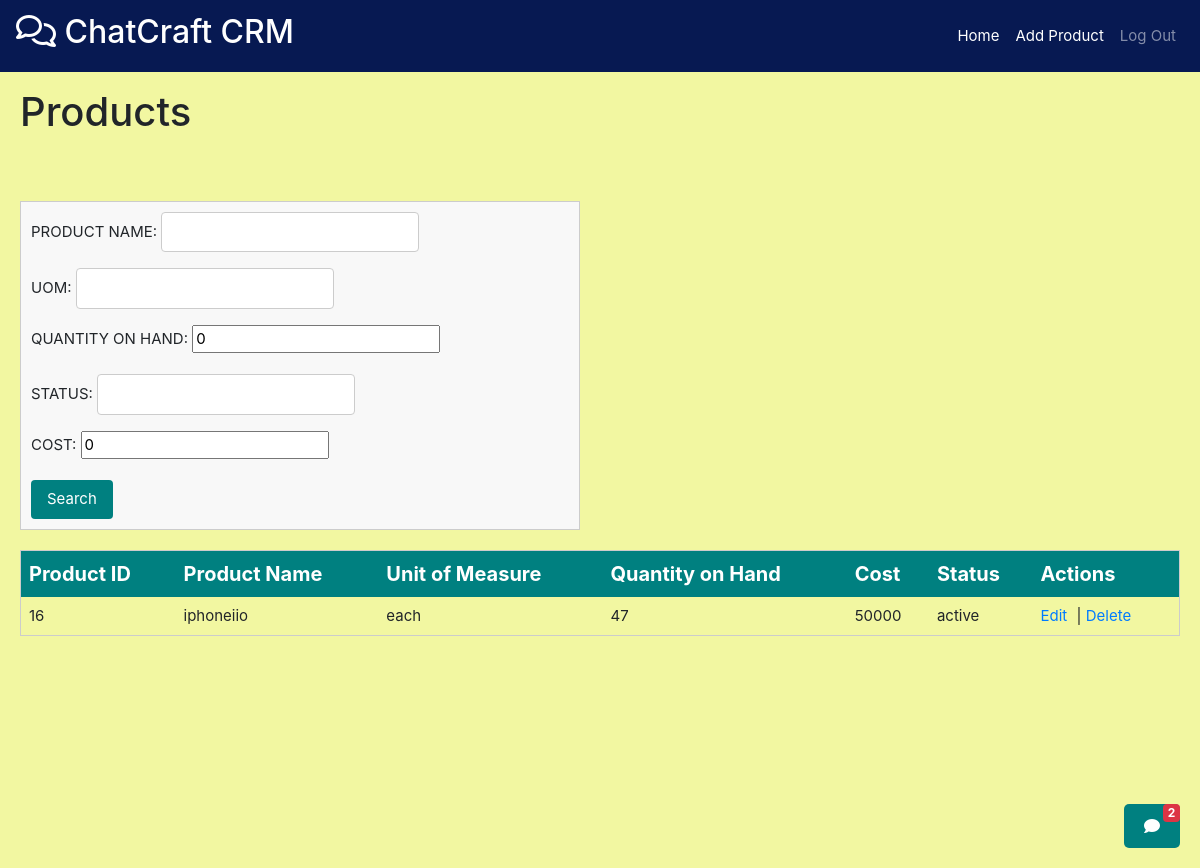
The app's page /products/get/ (signed in) with its own data.
### products/models.py (models this page shows, shortened)
class Product(models.Model):
    PRODUCT_ID=models.AutoField(primary_key=True)
    PRODUCT_NAME = models.CharField(max_length=35,unique = True)
    UOM=models.CharField(max_length=35,null=True,blank=True)
    COST = models.IntegerField(default=0,null=True,blank=True)
    QUANTITY_ON_HAND=models.IntegerField(default = 0,null=True,blank=True)
    STATUS = models.CharField(max_length=35,null = True,blank=True)

### products/views.py (the view)
# urls.py: path('get/', views.getProduct),
def getProduct(request : HttpRequest):
    data = request.GET
    products = Product.objects.all()
    filter_fields = ["PRODUCT_NAME", "UOM", "QUANTITY_ON_HAND", "STATUS", "COST"]
    for field in filter_fields:
        param_value = data.get(field)
        if param_value:
            products = products.filter(**{field: param_value})
    product_list = []
    for product in products:
        product_details = {
            'PRODUCT_ID': product.PRODUCT_ID,
            'PRODUCT_NAME': product.PRODUCT_NAME,
            'UOM': product.UOM,
            'COST': product.COST,
            'QUANTITY_ON_HAND': product.QUANTITY_ON_HAND,
            'STATUS': product.STATUS,
        }
        product_list.append(product_details)
    product_data = json.dumps(product_list, indent=4)
    return render(request, 'Products/display_products.html', {'products':products, 'form':ProductForm()})

### products/forms.py (shortened to what this page needs)
class ProductForm(forms.ModelForm):
    class Meta:
        model = Product
        fields = ["PRODUCT_NAME", "UOM", "QUANTITY_ON_HAND", "STATUS", "COST"]  # List the fields you want to edit

### products/templates/Products/display_products.html (shortened to what this page needs)
{% extends 'base.html' %}
{% block extra_nav %}
<li class="nav-item">
    <a class="nav-link" href="/products/add/" style="color: white;">Add Product</a>
</li>
{% endblock %}
{% block content %}
<h1 class="page-title">Products</h1>
<br><br>
<form method="get" novalidate style="width: 560px;">
    {{ form.as_p }}
    <button type="submit">Search</button>
</form>
<table class="custom-table">
    <thead>
        <tr class="table-header">
            <th>Product ID</th>
            <th>Product Name</th>
            <th>Unit of Measure</th>
            <th>Quantity on Hand</th>
            <th>Cost</th>
            <th>Status</th>
            <th>Actions</th>
        </tr>
    </thead>
    <tbody>
        {% for product in products %}
        <tr>
            <td>{{ product.PRODUCT_ID }}</td>
            <td>{{ product.PRODUCT_NAME }}</td>
            <td>{{ product.UOM }}</td>
            <td>{{ product.QUANTITY_ON_HAND }}</td>
            <td>{{ product.COST }}</td>
            <td>{{ product.STATUS }}</td>
            <td>
                <a href="/products/edit/{{ product.PRODUCT_ID }}/" class="action-link">Edit</a> |
                <a href="/products/delete/{{ product.PRODUCT_ID }}/" class="action-link">Delete</a>
            </td>
        </tr>
        {% endfor %}
    </tbody>
</table>
{% endblock %}

### templates/base.html (style rules this page uses)
body { background-repeat: no-repeat; background-attachment: fixed; background-size: cover; }
body { font-size: 15px; }
.custom-table { border-collapse: collapse; width: 100%; border: 1px solid #ccc; margin-top: 20px; overflow-y: auto; }
.custom-table th, .custom-table td { text-align: left; padding: 8px; }
.table-header { background-color: teal; color: white; }
.action-link { text-decoration: none; color: #007bff; margin-right: 5px; }
form { margin-top: 20px; padding: 10px; border: 1px solid #ccc; background-color: #f8f8f8; width: 50%; }
form input[type="text"] { padding: 8px; margin-right: 10px; border: 1px solid #ccc; border-radius: 4px; }
form button[type="submit"] { padding: 8px 16px; background-color: teal; border: none; color: white; border-radius: 4px; cursor: pointer; }
h1 { flex: 1; margin: 0; position: relative; }
.table-header { font-size: 20px; }

### records on screen
Product: PRODUCT_ID "16", PRODUCT_NAME "iphoneiio", UOM "each", QUANTITY_ON_HAND "47", COST "50000", STATUS "active"
